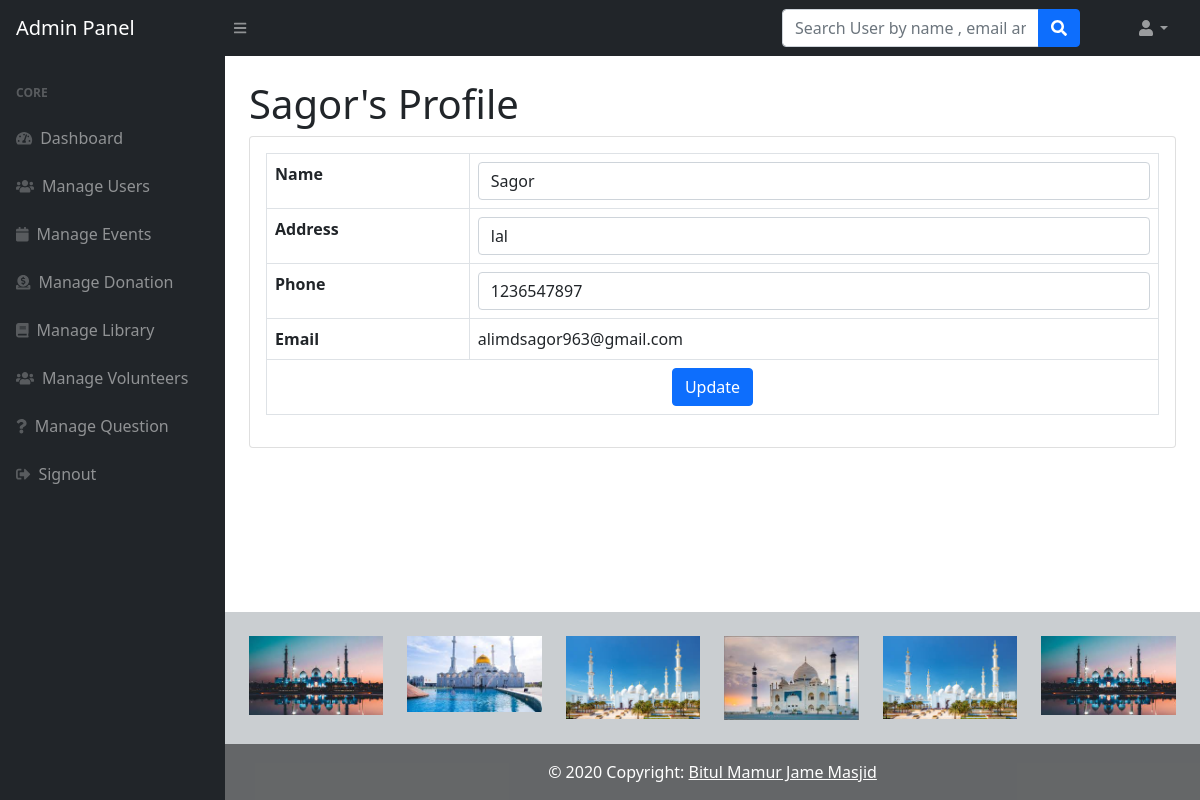
The app's page /admin/edit-profile.php?uid=11 with its own data.
### tables this page shows
CREATE TABLE `usertable` (
  `id` int(11) NOT NULL,
  `name` varchar(255) NOT NULL,
  `email` varchar(255) NOT NULL,
  `password` varchar(255) NOT NULL,
  `phone` varchar(255) NOT NULL,
  `address` varchar(255) NOT NULL,
  `code` mediumint(50) NOT NULL,
  `status` text NOT NULL
);

### admin/edit-profile.php (the view, shortened to what this page needs)
<?php session_start();
require "../connection.php";
?>
<!DOCTYPE html>
<html lang="en">
    <head>
        <link href="https://cdn.jsdelivr.net/npm/bootstrap@5.1.1/dist/css/bootstrap.min.css" rel="stylesheet">
    </head>
    <body class="sb-nav-fixed">
      <?php include_once('navbar.php');?>
        <div id="layoutSidenav">
         <?php include_once('sidebar.php');?>
            <div id="layoutSidenav_content">
                <main>
                    <div class="container-fluid px-4">
<?php
$userid=$_GET['uid'];
$query=mysqli_query($con,"SELECT * FROM usertable WHERE id='$userid'");
while($result=mysqli_fetch_array($query))
{?>
                        <h1 class="mt-4"><?php echo $result['name'];?>'s Profile</h1>
                        <div class="card mb-4">
                     <form method="post">
                            <div class="card-body">
                                <table class="table table-bordered">
                                   <tr>
                                    <th>Name</th>
                                       <td><input class="form-control" id="name" name="name" type="text" value="<?php echo $result['name'];?>" required /></td>
                                   </tr>
                                   <tr>
                                       <th>Address</th>
                                       <td><input class="form-control" id="address" name="address" type="text" value="<?php echo $result['address'];?>"  required /></td>
                                   </tr>
                                         <tr>
                                       <th>Phone</th>
                                       <td colspan="3"><input class="form-control" id="phone" name="phone" type="text" value="<?php echo $result['phone'];?>"  pattern="[0-9]{10}" title="10 numeric characters only"  maxlength="10" required /></td>
                                   </tr>
                                   <tr>
                                       <th>Email</th>
                                       <td colspan="3"><?php echo $result['email'];?></td>
                                   </tr>
                                   <tr>
                                       <td colspan="4" style="text-align:center ;"><button type="submit" class="btn btn-primary btn-block" name="update">Update</button></td>
                                   </tr>
                                </table>
                            </div>
                            </form>
                        </div>
<?php } ?>
                    </div>
                </main>
         <?php include('footer.php');?>
            </div>
        </div>
    </body>
</html>

### records on screen
usertable: name "Sagor", address "lal", phone "1236547897", email "alimdsagor963@gmail.com"
